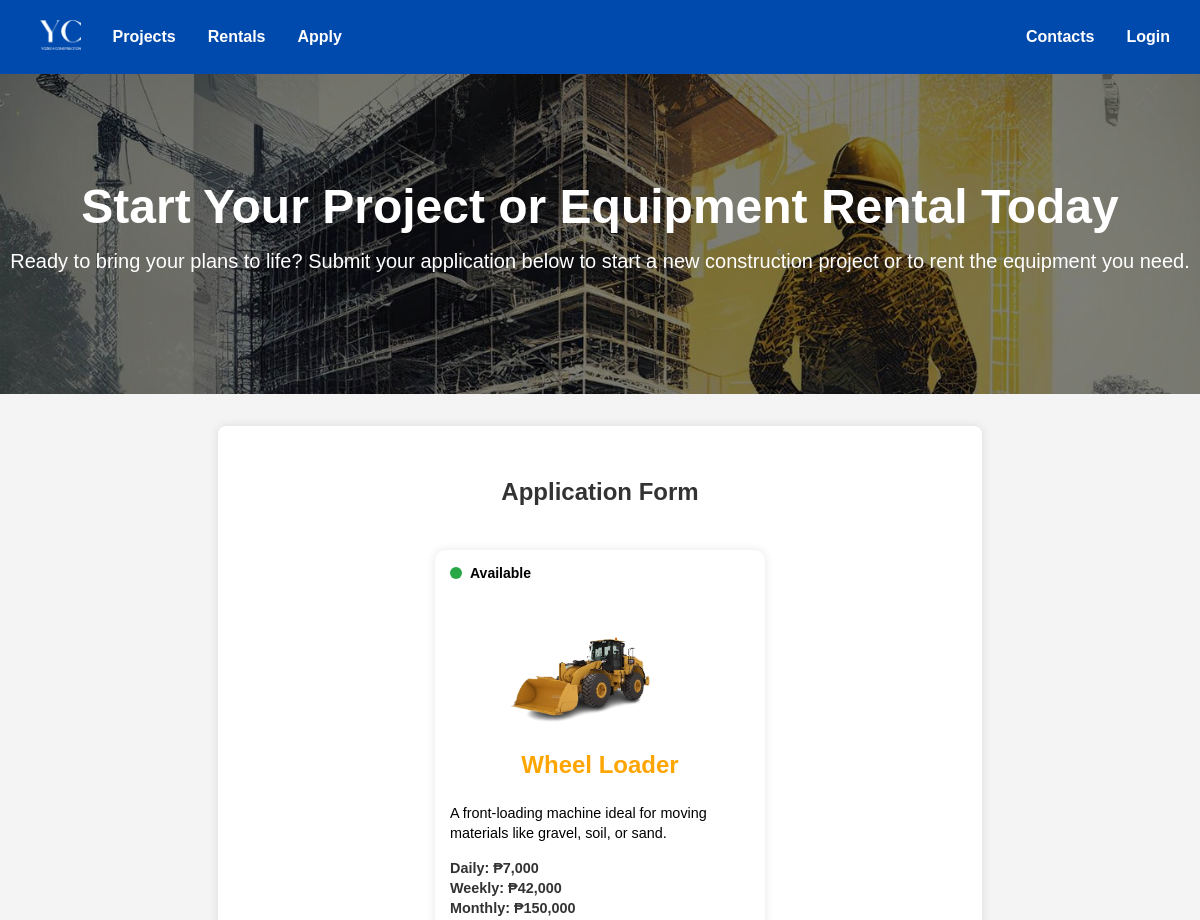
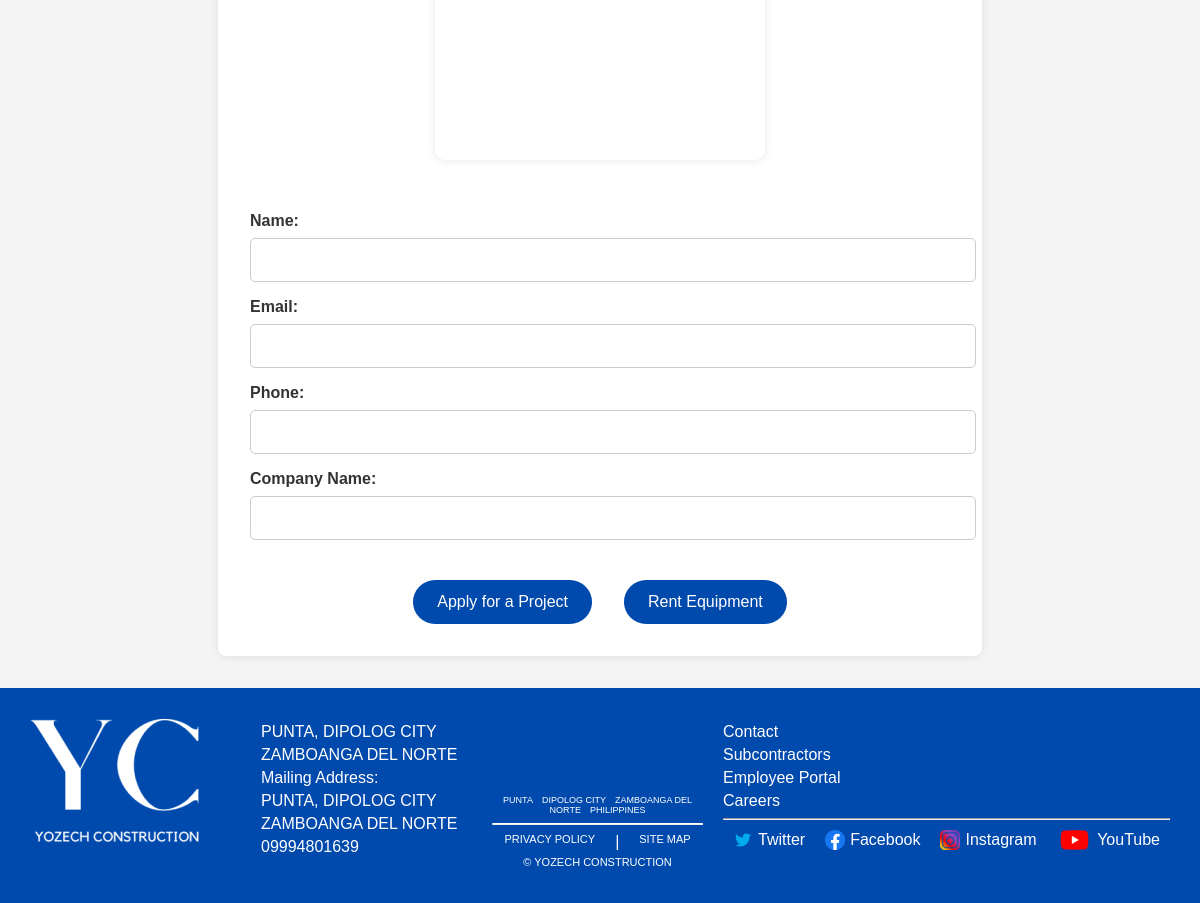
Screenshot of /apply.php?equipment=Wheel+Loader with the database file from the repository (2 pictures, top to bottom).
### tables this page shows
CREATE TABLE `equipment` (
  `EquipmentID` int(11) NOT NULL,
  `EquipmentName` varchar(100) DEFAULT NULL,
  `RentalStartDate` date DEFAULT NULL,
  `RentalEndDate` date DEFAULT NULL,
  `NeedsOperator` tinyint(1) DEFAULT 0,
  `Description` text DEFAULT NULL,
  `ImagePath` varchar(255) DEFAULT NULL,
  `DailyPrice` decimal(10,2) DEFAULT NULL,
  `WeeklyPrice` decimal(10,2) DEFAULT NULL,
  `MonthlyPrice` decimal(10,2) DEFAULT NULL,
  `Availability` enum('Available','Unavailable') DEFAULT 'Available'
);

### Apply.php (the view, shortened to what this page needs)
<!DOCTYPE html>
<html lang="en">
<head>
  <link rel="stylesheet" href="style.css" />
</head>
<body>
  <?php include 'navbar.php'; ?>
  <main>
  <section class="header">
    <h1 class="apply">Start Your Project or Equipment Rental Today</h1>
    <p class="apply">Ready to bring your plans to life? Submit your application below to start a new construction project or to rent the equipment you need.</p>
  </section>
  <div class="application-form">
    <h2>Application Form</h2>
<?php
include 'database.php';
if (isset($_GET['equipment'])) {
  $equipmentName = $_GET['equipment'];
  $stmt = $conn->prepare("SELECT * FROM equipment WHERE EquipmentName = ?");
  $stmt->bind_param("s", $equipmentName);
  $stmt->execute();
  $result = $stmt->get_result();
  if ($row = $result->fetch_assoc()) {
    ?>
      <div class="equipment-preview">
        <div class="rental-card <?= strtolower($row['Availability']) ?>" style="margin: 20px 0;">
          <div class="status-label">
            <span class="dot <?= $row['Availability'] === 'Available' ? 'green' : 'red' ?>"></span> <?= $row['Availability'] ?>
          </div>
          <img src="<?= htmlspecialchars($row['ImagePath']) ?>" alt="<?= htmlspecialchars($row['EquipmentName']) ?>" style="width: 100%; height: 150px; object-fit: contain;">
          <div class="card-body">
            <h2 class="title" style="text-align: center; color: orange;"><?= htmlspecialchars($row['EquipmentName']) ?></h2>
            <p><?= nl2br(htmlspecialchars($row['Description'])) ?></p>
            <p class="price" style="font-weight: bold;">
              Daily: ₱<?= number_format($row['DailyPrice']) ?><br>
              Weekly: ₱<?= number_format($row['WeeklyPrice']) ?><br>
              Monthly: ₱<?= number_format($row['MonthlyPrice']) ?>
            </p>
        </div>
      </div>
    </div>
    <?php
  } else {
    echo "<p style='color: red;'>Equipment not found.</p>";
  }
}
?>
    <form>
      <label for="name">Name:</label>
      <input type="text" id="name" name="name" required>
      <label for="email">Email:</label>
      <input type="email" id="email" name="email" required>
      <label for="phone">Phone:</label>
      <input type="tel" id="phone" name="phone" required>
      <label for="company">Company Name:</label>
      <input type="text" id="company" name="company">
      <div class="purpose-buttons">
        <a href="apply_project.php"><button type="button">Apply for a Project</button></a>
        <a href="rent_equipment.php"><button type="button">Rent Equipment</button></a>
      </div>
    </form>
  </div>
    </main>
  <?php include 'footer.php'; ?>
</body>
</html>

### style.css (style rules this page uses)
body, html { margin: 0; padding: 0; height: 100%; font-family: Arial, sans-serif; background-color: #f0f0f0; display: flex; flex-direction: column; }
body { display: flex; }
h1.apply { padding-top: 68px; }
p.apply { padding-bottom: 68px; }
main { flex: 1; }
label { display: block; margin-bottom: 5px; color: black; font-weight: bold; }
input[type="text"], input[type="password"], input[type="email"], input[type="tel"], input[type="submit"], textarea, select { width: 100%; padding: 10px; border: 1px solid #ccc; border-radius: 5px; font-size: 16px; margin-bottom: 1.2rem; }
.login-container button, button, .guest-button { background-color: #004AAD; color: white; border: none; padding: 0.8rem 1.5rem; border-radius: 5px; font-size: 1rem; cursor: pointer; width: 100%; text-decoration: none; }
.application-form { max-width: 600px; margin: 3rem auto; padding: 2rem; background-color: white; box-shadow: 0 0 10px rgba(0, 0, 0, 0.1); border-radius: 8px; }
.application-form h2 { text-align: center; color: #004AAD; margin-bottom: 1.5rem; }
.equipment-preview { display: flex; justify-content: center; margin-bottom: 2rem; }
.rental-card { width: 300px; min-height: 500px; max-height: 550px; display: flex; flex-direction: column; justify-content: space-between; border-radius: 10px; overflow: hidden; padding: 15px; box-shadow: 0 0 10px rgba(0, 0, 0, 0.1); background-color: white; }
.rental-card img { width: 100%; height: 150px; object-fit: contain; margin-bottom: 10px; }
.card-body { flex: 1; overflow: hidden; }
.card-body p { font-size: 0.9rem; line-height: 1.4; }
.price { margin-top: auto; font-weight: bold; }
.status-label { font-size: 14px; font-weight: bold; display: flex; align-items: center; margin-bottom: 10px; }
.dot { width: 12px; height: 12px; border-radius: 50%; display: inline-block; margin-right: 8px; }
.green { background-color: #28a745; }
.card-body { text-align: left; }
.title { margin: 0 0 10px; font-size: 22px; font-weight: bold; }
.price { margin-top: 10px; font-weight: bold; color: #333; }

### Apply.php (style rules this page uses)
body { font-family: Arial, sans-serif; margin: 0; padding: 0; box-sizing: border-box; background-color: #f4f4f4; }
.header { background: url('Background.jpg') no-repeat center center/cover; position: relative; height: 40vh; display: flex; flex-direction: column; justify-content: center; align-items: center; text-align: center; color: white; }
.header::before { content: ""; position: absolute; inset: 0; background-color: rgba(0, 0, 0, 0.5); z-index: 0; }
.header h1 { font-size: 3rem; margin: 0; position: relative; z-index: 1; }
.header p { font-size: 1.25rem; margin: 1rem 0; position: relative; z-index: 1; }
.application-form { max-width: 700px; margin: 2rem auto; padding: 2rem; background-color: white; box-shadow: 0 0 10px rgba(0, 0, 0, 0.1); border-radius: 8px; }
.application-form h2 { font-size: 1.5rem; color: #333; margin-bottom: 1.5rem; }
.application-form label { display: block; margin-bottom: 0.5rem; color: #333; }
.application-form input { width: 100%; padding: 0.75rem; margin-bottom: 1rem; border: 1px solid #ccc; border-radius: 5px; }
.application-form .purpose-buttons { display: flex; justify-content: center; gap: 2rem; margin-top: 1.5rem; }
.application-form .purpose-buttons a { text-decoration: none; }
.application-form .purpose-buttons button { background-color: #004AAD; color: white; border: none; padding: 0.8rem 1.5rem; border-radius: 30px; font-size: 1rem; cursor: pointer; transition: background 0.3s ease; }

### rows the page displays
equipment: Availability "Available", ImagePath (picture), EquipmentName "Wheel Loader", Description "A front-loading machine ideal for moving materials like gravel, soil, or sand.", DailyPrice "7,000", WeeklyPrice "42,000", MonthlyPrice "150,000"
